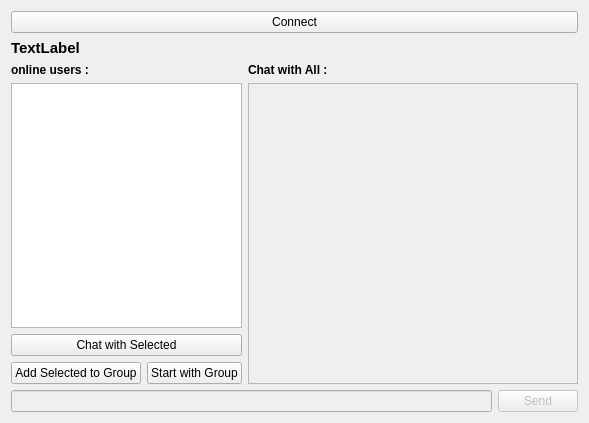
<?xml version="1.0" encoding="UTF-8"?>
<ui version="4.0">
 <class>ChatWindow</class>
 <widget class="QWidget" name="ChatWindow">
  <property name="geometry">
   <rect>
    <x>0</x>
    <y>0</y>
    <width>589</width>
    <height>423</height>
   </rect>
  </property>
  <property name="windowTitle">
   <string>Qt Simple Chat Client</string>
  </property>
  <layout class="QVBoxLayout" name="verticalLayout_3">
   <item>
    <widget class="QPushButton" name="connectButton">
     <property name="text">
      <string>Connect</string>
     </property>
    </widget>
   </item>
   <item>
    <widget class="QLabel" name="user_name">
     <property name="font">
      <font>
       <pointsize>11</pointsize>
       <weight>75</weight>
       <bold>true</bold>
      </font>
     </property>
     <property name="text">
      <string>TextLabel</string>
     </property>
    </widget>
   </item>
   <item>
    <layout class="QHBoxLayout" name="horizontalLayout_3" stretch="1,3">
     <item>
      <layout class="QVBoxLayout" name="verticalLayout">
       <item>
        <widget class="QLabel" name="label">
         <property name="font">
          <font>
           <pointsize>9</pointsize>
           <weight>75</weight>
           <bold>true</bold>
          </font>
         </property>
         <property name="text">
          <string>online users :</string>
         </property>
        </widget>
       </item>
       <item>
        <widget class="QListWidget" name="listWidget"/>
       </item>
       <item>
        <widget class="QPushButton" name="chat_with_selected">
         <property name="text">
          <string>Chat with Selected</string>
         </property>
        </widget>
       </item>
       <item>
        <layout class="QHBoxLayout" name="horizontalLayout">
         <item>
          <widget class="QPushButton" name="add_user_to_group">
           <property name="text">
            <string>Add Selected to Group</string>
           </property>
          </widget>
         </item>
         <item>
          <widget class="QPushButton" name="open_group">
           <property name="text">
            <string>Start with Group</string>
           </property>
          </widget>
         </item>
        </layout>
       </item>
      </layout>
     </item>
     <item>
      <layout class="QVBoxLayout" name="verticalLayout_2">
       <item>
        <widget class="QLabel" name="label_2">
         <property name="font">
          <font>
           <pointsize>9</pointsize>
           <weight>75</weight>
           <bold>true</bold>
          </font>
         </property>
         <property name="text">
          <string>Chat with All :</string>
         </property>
        </widget>
       </item>
       <item>
        <widget class="QListView" name="chatView">
         <property name="enabled">
          <bool>false</bool>
         </property>
         <property name="editTriggers">
          <set>QAbstractItemView::NoEditTriggers</set>
         </property>
        </widget>
       </item>
      </layout>
     </item>
    </layout>
   </item>
   <item>
    <layout class="QHBoxLayout" name="horizontalLayout_2">
     <item>
      <widget class="QLineEdit" name="messageEdit">
       <property name="enabled">
        <bool>false</bool>
       </property>
      </widget>
     </item>
     <item>
      <widget class="QPushButton" name="sendButton">
       <property name="enabled">
        <bool>false</bool>
       </property>
       <property name="text">
        <string>Send</string>
       </property>
       <property name="default">
        <bool>true</bool>
       </property>
      </widget>
     </item>
    </layout>
   </item>
  </layout>
 </widget>
 <resources/>
 <connections/>
</ui>
